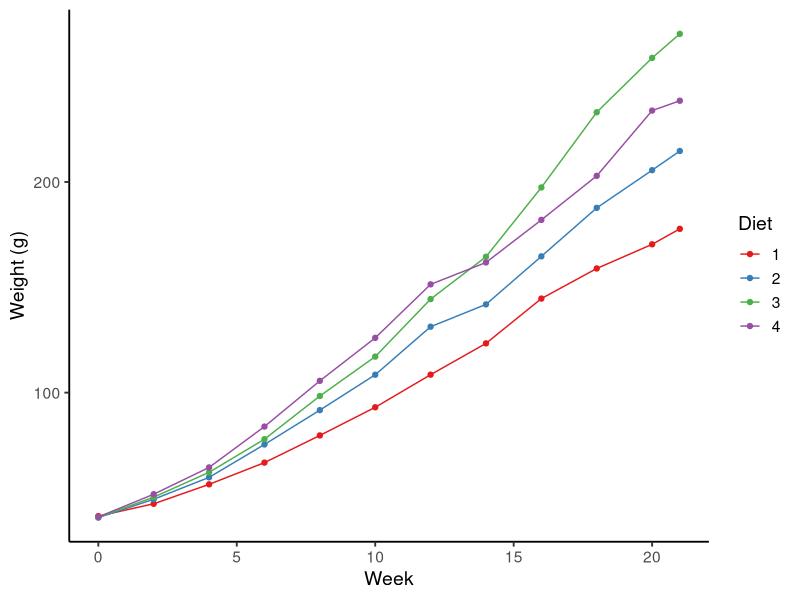

Source code (R):
## ---- chunk 1
knitr::opts_chunk$set(message = F, 
                      error = F, 
                      warning = F,
                      fig.align = "center")

## ---- chunk 2
library(tidyverse)

ChickWeight_avg <- ChickWeight %>% 
  group_by(Diet, Time) %>% 
  summarise(weight = mean(weight))

P <- ggplot(ChickWeight_avg) + 
  geom_line(aes(x = Time, y = weight, color = Diet)) + 
  geom_point(aes(x = Time, y = weight, color = Diet)) +  
  labs(x = "Week", y = "Weight (g)") + 
  theme_classic(base_size = 14) + 
  scale_color_brewer(palette = "Set1")




## ---- chunk 3
library(tidyverse)

ChickWeight_avg <- ChickWeight %>% 
  group_by(Diet, Time) %>% 
  summarise(weight = mean(weight))

P <- ggplot(ChickWeight_avg) + 
  geom_line(aes(x = Time, y = weight, color = Diet)) + 
  geom_point(aes(x = Time, y = weight, color = Diet)) +  
  labs(x = "Week", y = "Weight (g)") + 
  theme_classic(base_size = 14) + 
  scale_color_brewer(palette = "Set1")

## ---- chunk 4
library(tidyverse)

ChickWeight_avg <- ChickWeight %>% 
  group_by(Diet, Time) %>% 
  summarise(weight = mean(weight))

P <- ggplot(ChickWeight_avg) + 
  geom_line(aes(x = Time, y = weight, color = Diet)) + 
  geom_point(aes(x = Time, y = weight, color = Diet)) +  
  labs(x = "Week", y = "Weight (g)") + 
  theme_classic(base_size = 14) + 
  scale_color_brewer(palette = "Set1")


## ---- chunk 5
library(tidyverse)

ChickWeight_avg <- ChickWeight %>% 
  group_by(Diet, Time) %>% 
  summarise(weight = mean(weight))

P <- ggplot(ChickWeight_avg) + 
  geom_line(aes(x = Time, y = weight, color = Diet)) + 
  geom_point(aes(x = Time, y = weight, color = Diet)) +  
  labs(x = "Week", y = "Weight (g)") + 
  theme_classic(base_size = 14) + 
  scale_color_brewer(palette = "Set1")


